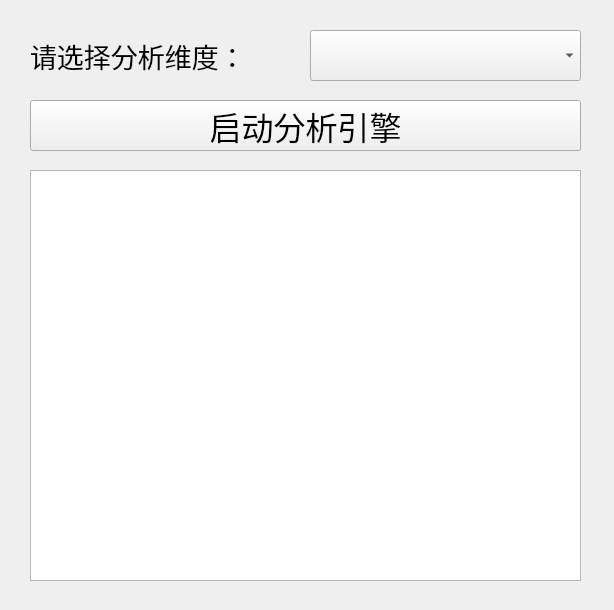
<?xml version="1.0" encoding="UTF-8"?>
<ui version="4.0">
 <class>AnalysisWnd</class>
 <widget class="QWidget" name="AnalysisWnd">
  <property name="geometry">
   <rect>
    <x>0</x>
    <y>0</y>
    <width>614</width>
    <height>610</height>
   </rect>
  </property>
  <property name="windowTitle">
   <string>统计分析</string>
  </property>
  <widget class="QTableView" name="tableView">
   <property name="geometry">
    <rect>
     <x>30</x>
     <y>170</y>
     <width>551</width>
     <height>411</height>
    </rect>
   </property>
  </widget>
  <widget class="QComboBox" name="comboBox">
   <property name="geometry">
    <rect>
     <x>310</x>
     <y>30</y>
     <width>271</width>
     <height>51</height>
    </rect>
   </property>
   <property name="font">
    <font>
     <family>隶书</family>
     <pointsize>14</pointsize>
    </font>
   </property>
  </widget>
  <widget class="QLabel" name="label">
   <property name="geometry">
    <rect>
     <x>30</x>
     <y>30</y>
     <width>271</width>
     <height>51</height>
    </rect>
   </property>
   <property name="font">
    <font>
     <family>隶书</family>
     <pointsize>20</pointsize>
    </font>
   </property>
   <property name="text">
    <string>请选择分析维度：</string>
   </property>
  </widget>
  <widget class="QPushButton" name="RunAnalysis">
   <property name="geometry">
    <rect>
     <x>30</x>
     <y>100</y>
     <width>551</width>
     <height>51</height>
    </rect>
   </property>
   <property name="font">
    <font>
     <family>隶书</family>
     <pointsize>24</pointsize>
    </font>
   </property>
   <property name="text">
    <string>启动分析引擎</string>
   </property>
  </widget>
 </widget>
 <resources/>
 <connections>
  <connection>
   <sender>RunAnalysis</sender>
   <signal>clicked()</signal>
   <receiver>AnalysisWnd</receiver>
   <slot>close()</slot>
   <hints>
    <hint type="sourcelabel">
     <x>315</x>
     <y>125</y>
    </hint>
    <hint type="destinationlabel">
     <x>314</x>
     <y>304</y>
    </hint>
   </hints>
  </connection>
 </connections>
</ui>
